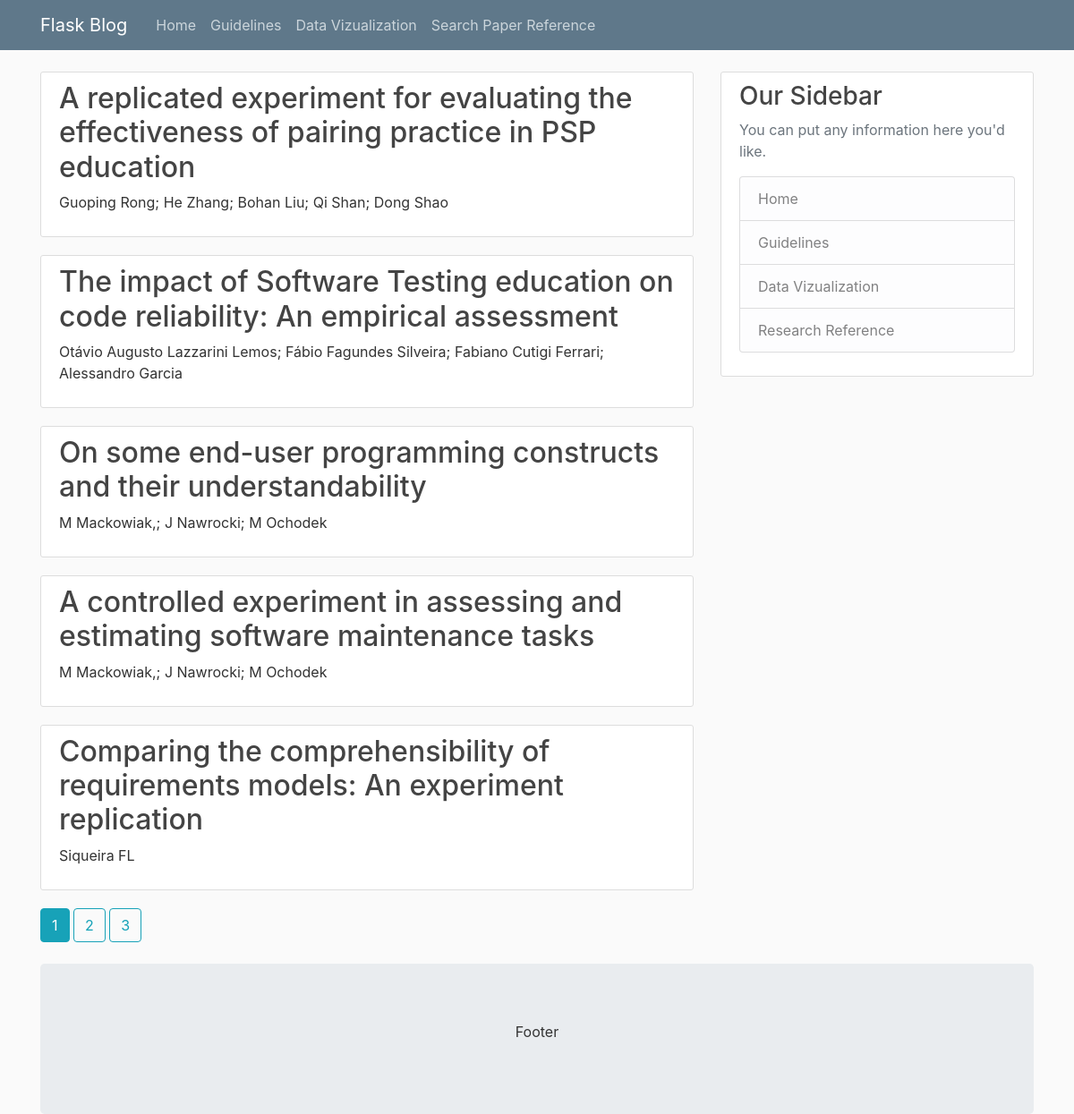
Before: /search with the older database file.
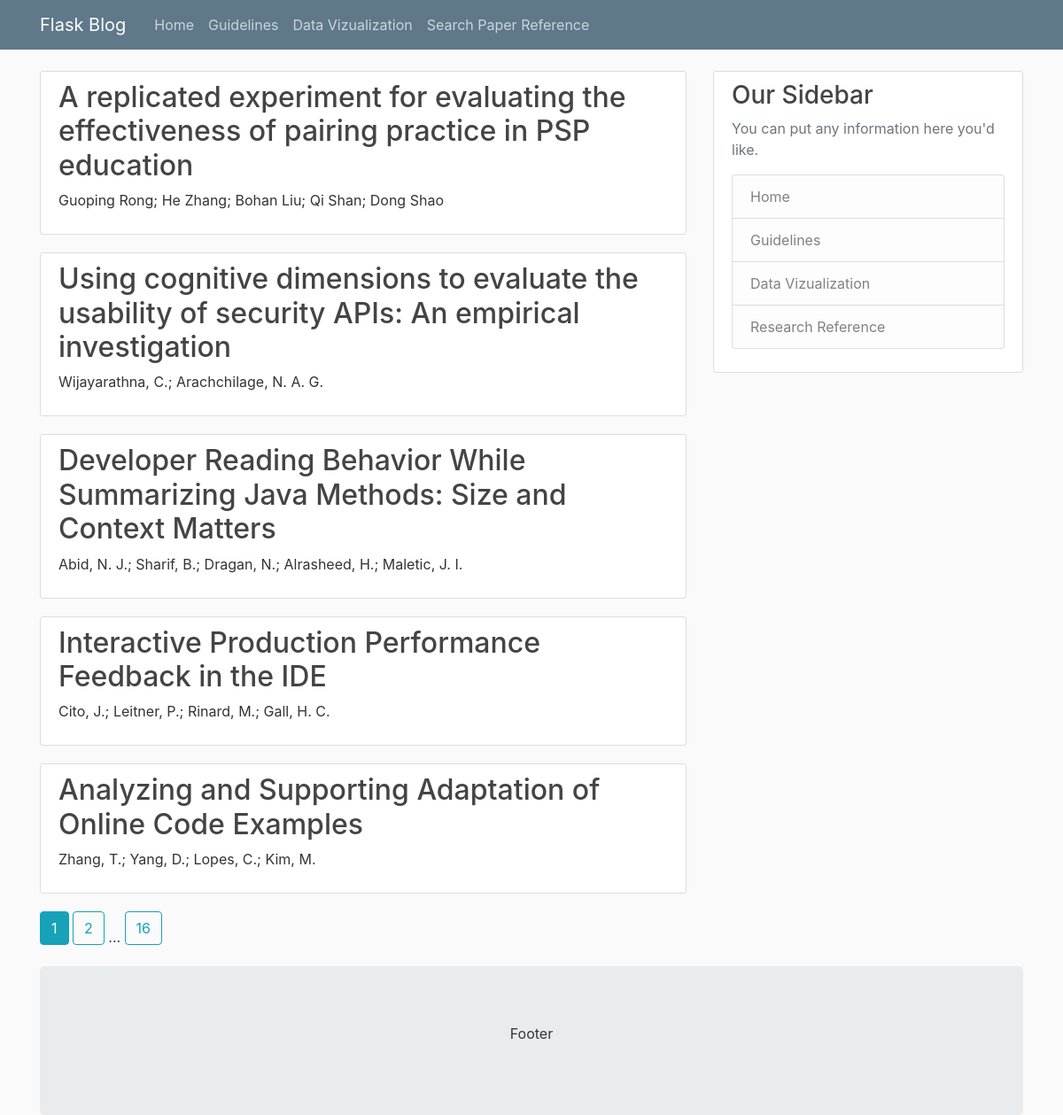
After: the same page with the newer database file.
### flaskblog/models.py (models this page shows)
class Publication(db.Model):
    pub_id = db.Column(db.Integer, primary_key=True)
    title = db.Column(db.String(200), nullable=False)
    year = db.Column(db.Integer, nullable=False)
    venue = db.Column(db.String(20), nullable=False)
    authors = db.Column(db.String(200), nullable=False)
    experiments = db.relationship("Experiment", backref="exp_pub", lazy=True)

### flaskblog/finder/routes.py (the view)
@finder.route("/search")
def search():
    page = request.args.get('page', 1, type=int)
    pubs = Publication.query.order_by(
        Publication.year.desc()).paginate(page=page, per_page=5)
    return render_template('research.html', pubs=pubs)

### flaskblog/templates/research.html
{% extends "layout.html" %}
{% block content %}
    {% for post in pubs.items %}
        <article class="media content-section">
          <div class="media-body">
            <h2><a class="article-title" href="{{ url_for('finder.details', pub_id=post.pub_id) }}">{{ post.title }}</a></h2>
            <p class="article-content">{{ post.authors }}</p>
          </div>
        </article>
    {% endfor %}
    {% for page_num in pubs.iter_pages(left_edge=1, right_edge=1, left_current=1, right_current=2) %}
      {% if page_num %}
        {% if pubs.page == page_num %}
          <a class="btn btn-info mb-4" href="{{ url_for('finder.search', page=page_num) }}">{{ page_num }}</a>
        {% else %}
          <a class="btn btn-outline-info mb-4" href="{{ url_for('finder.search', page=page_num) }}">{{ page_num }}</a>
        {% endif %}
      {% else %}
        ...
      {% endif %}
    {% endfor %}
{% endblock content %}

Changed rows visible on the page:
no longer on this page (row unchanged): Publication: title "The impact of Software Testing education on code reliability: An empirical assessment", authors "Otávio Augusto Lazzarini Lemos; Fábio Fagundes Silveira; Fabiano Cutigi Ferrari; Alessandro Garcia"
no longer on this page (row unchanged): Publication: title "On some end-user programming constructs and their understandability", authors "M Mackowiak,; J Nawrocki; M Ochodek"
no longer on this page (row unchanged): Publication: title "A controlled experiment in assessing and estimating software maintenance tasks", authors "M Mackowiak,; J Nawrocki; M Ochodek"
no longer on this page (row unchanged): Publication: title "Comparing the comprehensibility of requirements models: An experiment replication", authors "Siqueira FL"
added Publication: title "Using cognitive dimensions to evaluate the usability of security APIs: An empirical investigation", authors "Wijayarathna, C.; Arachchilage, N. A. G."
added Publication: title "Developer Reading Behavior While Summarizing Java Methods: Size and Context Matters", authors "Abid, N. J.; Sharif, B.; Dragan, N.; Alrasheed, H.; Maletic, J. I."
added Publication: title "Interactive Production Performance Feedback in the IDE", authors "Cito, J.; Leitner, P.; Rinard, M.; Gall, H. C."
added Publication: title "Analyzing and Supporting Adaptation of Online Code Examples", authors "Zhang, T.; Yang, D.; Lopes, C.; Kim, M."
Other visible differences:
new list line: "16"
list line gone: "3"
